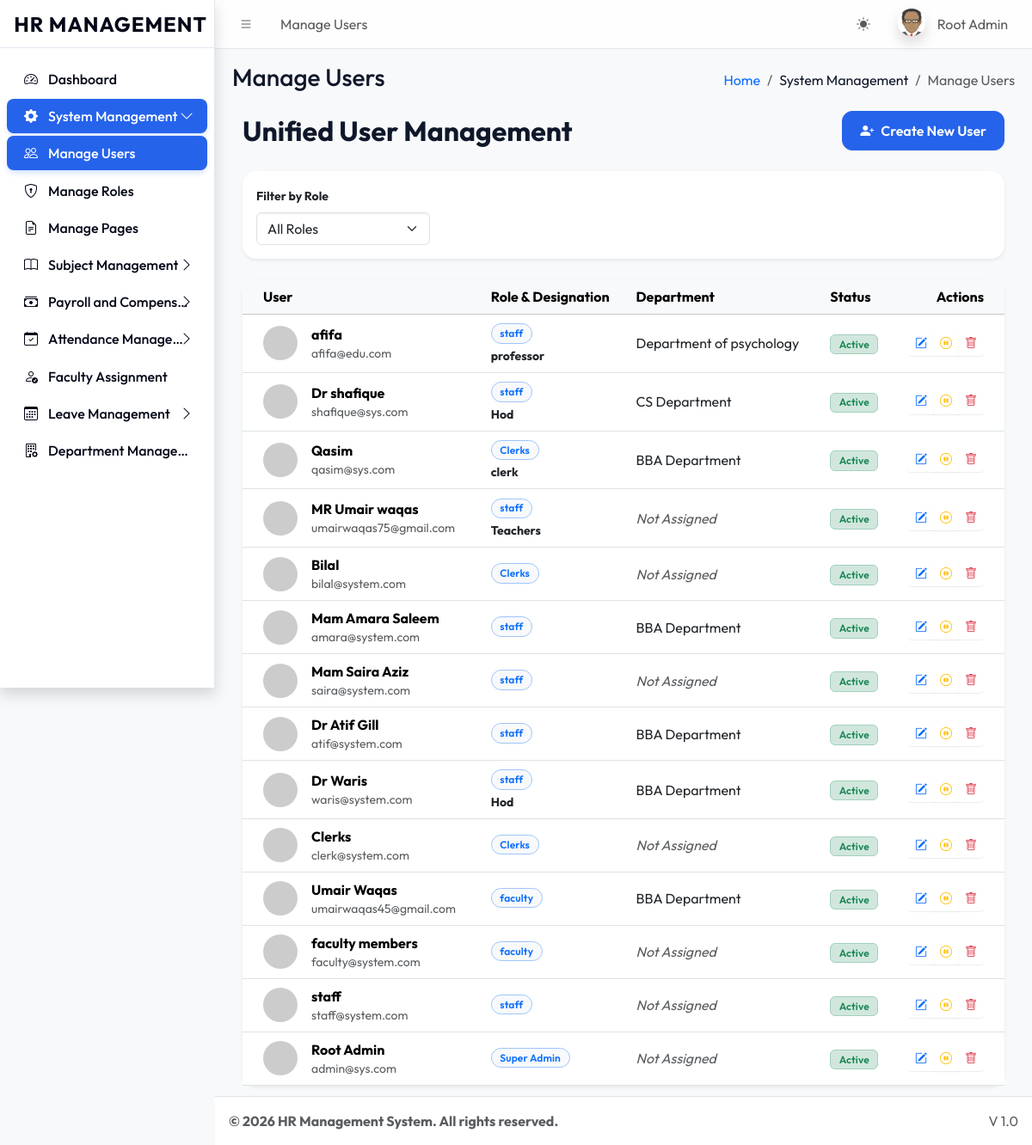
/dashboards/super_admin/manage_users.php (signed in), run on the app's committed database.
### tables this page shows
CREATE TABLE `sys_pages` (
  `id` int(11) NOT NULL,
  `parent_id` int(11) DEFAULT 0,
  `page_name` varchar(100) NOT NULL,
  `page_url` varchar(255) DEFAULT '#',
  `icon_class` varchar(50) DEFAULT 'bi bi-circle',
  `sort_order` int(11) DEFAULT 0
);

CREATE TABLE `users` (
  `id` int(11) NOT NULL,
  `name` varchar(100) NOT NULL,
  `email` varchar(100) NOT NULL,
  `password` varchar(255) NOT NULL,
  `role` varchar(50) NOT NULL,
  `identity_no` varchar(50) DEFAULT NULL,
  `registration_no` varchar(50) DEFAULT NULL,
  `is_active` tinyint(1) DEFAULT 1,
  `department_id` int(11) DEFAULT NULL,
  `biometric_id` varchar(100) DEFAULT NULL
);

CREATE TABLE `sys_roles` (
  `id` int(11) NOT NULL,
  `role_name` varchar(50) NOT NULL,
  `role_key` varchar(50) NOT NULL,
  `is_system_role` tinyint(1) DEFAULT 0 COMMENT '1=Cannot Delete',
  `is_suspended` tinyint(1) DEFAULT 0
);

CREATE TABLE `user_profiles` (
  `user_id` int(11) NOT NULL,
  `designation` varchar(150) DEFAULT NULL,
  `department_id` int(11) DEFAULT NULL,
  `joining_date` date DEFAULT NULL,
  `tenure_status` enum('Tenured','Non-Tenured','Not Applicable') DEFAULT 'Not Applicable',
  `confirmation_status` enum('Confirmed','Probation') DEFAULT 'Probation',
  `last_promotion_date` date DEFAULT NULL
);

CREATE TABLE `departments` (
  `id` int(11) NOT NULL,
  `name` varchar(100) NOT NULL,
  `code` varchar(10) NOT NULL,
  `created_at` timestamp NOT NULL DEFAULT current_timestamp(),
  `deleted_at` timestamp NULL DEFAULT NULL
);

### dashboards/super_admin/manage_users.php (the view, shortened to what this page needs)
<?php
require_once '../../core/db.php';
require_once '../../includes/header.php';
$whereSql = "WHERE 1=1";
$params = [];
$query = "SELECT u.*, r.role_name, p.designation, d.name as department_name, p.joining_date
          FROM users u
          JOIN sys_roles r ON u.role = r.role_key
          LEFT JOIN user_profiles p ON u.id = p.user_id
          LEFT JOIN departments d ON p.department_id = d.id
          $whereSql
          ORDER BY u.id DESC";
$stmt = $pdo->prepare($query);
$stmt->execute($params);
$usersList = $stmt->fetchAll();
?>
<div class="container-fluid">
    <div class="d-flex justify-content-between align-items-center mb-4">
        <h2 class="fw-bold mb-0">Unified User Management</h2>
        <button class="btn btn-primary" data-bs-toggle="modal" data-bs-target="#userModal" onclick="resetUserForm()">
            <i class="bi bi-person-plus-fill me-2"></i>Create New User
        </button>
    </div>
    <div class="card border-0 shadow-sm mb-4">
        <div class="card-body">
            <form method="GET" class="row g-3 align-items-end">
                <div class="col-md-3">
                    <label class="form-label small fw-bold">Filter by Role</label>
                    <select name="filter_role" class="form-select" onchange="this.form.submit()">
                        <option value="">All Roles</option>
                    </select>
                </div>
            </form>
        </div>
    </div>
    <div class="card border-0 shadow-sm">
        <div class="card-body p-0">
            <div class="table-responsive">
                <table class="table table-hover align-middle mb-0">
                    <thead class="table-light">
                        <tr>
                            <th class="ps-4">User</th>
                            <th>Role & Designation</th>
                            <th>Department</th>
                            <th>Status</th>
                            <th class="text-end pe-4">Actions</th>
                        </tr>
                    </thead>
                    <tbody>
                        <?php foreach($usersList as $u): ?>
                        <tr>
                            <td class="ps-4">
                                <div class="d-flex align-items-center">
                                    <img src="https://ui-avatars.com/api/?name=<?= urlencode($u['name']) ?>&background=random" class="rounded-circle me-3" width="40">
                                    <div>
                                        <div class="fw-bold"><?= htmlspecialchars($u['name']) ?></div>
                                        <div class="text-muted small"><?= htmlspecialchars($u['email']) ?></div>
                                    </div>
                                </div>
                            </td>
                            <td>
                                <span class="badge bg-light text-primary border border-primary-subtle rounded-pill mb-1"><?= htmlspecialchars($u['role_name']) ?></span>
                                <?php if($u['designation']): ?>
                                    <div class="small fw-bold text-dark"><?= htmlspecialchars($u['designation']) ?></div>
                                <?php endif; ?>
                            </td>
                            <td>
                                <?= $u['department_name'] ? '<span class="text-dark">'.$u['department_name'].'</span>' : '<span class="text-muted fst-italic">Not Assigned</span>' ?>
                            </td>
                            <td>
                                <?php if($u['is_active']): ?>
                                    <span class="badge bg-success-subtle text-success border border-success-subtle">Active</span>
                                <?php else: ?>
                                    <span class="badge bg-danger-subtle text-danger border border-danger-subtle">Suspended</span>
                                <?php endif; ?>
                            </td>
                            <td class="text-end pe-4">
                                <div class="btn-group btn-group-sm">
                                    <button class="btn btn-outline-primary border-0" onclick='editUser(<?= json_encode($u) ?>)' title="Edit Profile">
                                        <i class="bi bi-pencil-square"></i>
                                    </button>
                                    <a href="?toggle_status=<?= $u['id'] ?>&current=<?= $u['is_active'] ?>" class="btn btn-outline-warning border-0" title="<?= $u['is_active'] ? 'Suspend' : 'Activate' ?>">
                                        <i class="bi <?= $u['is_active'] ? 'bi-pause-circle' : 'bi-play-circle' ?>"></i>
                                    </a>
                                    <a href="?delete_user=<?= $u['id'] ?>" class="btn btn-outline-danger border-0" onclick="return confirm('Delete this user and their profile permanently?')" title="Delete">
                                        <i class="bi bi-trash"></i>
                                    </a>
                                </div>
                            </td>
                        </tr>
                        <?php endforeach; ?>
                    </tbody>
                </table>
            </div>
        </div>
    </div>
</div>
<?php require_once '../../includes/footer.php'; ?>

### includes/header.php (shortened to what this page needs)
<?php
require_once __DIR__ . '/../core/session.php';
$current_url = substr($_SERVER['SCRIPT_NAME'], strlen('/universal/'));
$pageStmt = $pdo->prepare("SELECT * FROM sys_pages WHERE page_url LIKE ? LIMIT 1");
$pageStmt->execute(["%$current_url%"]);
$currentPageData = $pageStmt->fetch();
$pageTitle = $currentPageData['page_name'] ?? 'Dashboard';
$pageId = $currentPageData['id'] ?? 0;
$breadcrumbs = [];
if ($currentPageData) {
    $crumbId = $currentPageData['id'];
    while($crumbId != 0) {
        $crumbStmt = $pdo->prepare("SELECT id, parent_id, page_name, page_url FROM sys_pages WHERE id = ?");
        $crumbStmt->execute([$crumbId]);
        $crumb = $crumbStmt->fetch();
        array_unshift($breadcrumbs, $crumb);
        $crumbId = $crumb['parent_id'];
    }
}
?>
<!DOCTYPE html>
<html lang="en"> <head>
    <link rel="stylesheet" href="<?= BASE_URL ?>assets/css/bootstrap.min.css" />
    <link rel="stylesheet" href="<?= BASE_URL ?>assets/css/bootstrap-icons.css" />
    <link rel="stylesheet" href="<?= BASE_URL ?>assets/css/adminlte.min.css" />
    <link rel="stylesheet" href="<?= BASE_URL ?>assets/css/custom_theme.css" />
</head>
<body class="layout-fixed sidebar-expand-lg bg-body-tertiary">
<div class="app-wrapper">
    <nav class="app-header navbar navbar-expand bg-body">
        <div class="container-fluid">
            <ul class="navbar-nav">
                <li class="nav-item"> <a class="nav-link" data-lte-toggle="sidebar" href="#" role="button"><i class="bi bi-list"></i></a> </li>
                <li class="nav-item d-none d-md-block"> <a href="#" class="nav-link"><?= $pageTitle ?></a> </li>
            </ul>
            <ul class="navbar-nav ms-auto">
                 <li class="nav-item">
                    <button class="btn btn-link nav-link" id="theme-toggle" type="button">
                        <i class="bi bi-sun-fill" id="theme-icon"></i>
                    </button>
                </li>
                <li class="nav-item dropdown user-menu">
                    <a href="#" class="nav-link dropdown-toggle" data-bs-toggle="dropdown">
                        <img src="<?= !empty($_SESSION['avatar']) ? $_SESSION['avatar'] : BASE_URL.'assets/img/avatar.png' ?>" class="user-image rounded-circle shadow" alt="User Image">
                        <span class="d-none d-md-inline ms-1"><?= htmlspecialchars($_SESSION['name']) ?></span>
                    </a>
                </li>
            </ul>
        </div>
    </nav>
    <?php include 'sidebar.php'; ?>
    <main class="app-main">
        <div class="app-content-header">
            <div class="container-fluid">
                <div class="row">
                    <div class="col-sm-6"><h3 class="mb-0"><?= $pageTitle ?></h3></div>
                    <div class="col-sm-6">
                        <ol class="breadcrumb float-sm-end">
                            <li class="breadcrumb-item"><a href="<?= BASE_URL ?>">Home</a></li>
                            <?php foreach($breadcrumbs as $b): ?>
                                <li class="breadcrumb-item <?= ($b['id'] == $pageId) ? 'active' : '' ?>">
                                    <?= htmlspecialchars($b['page_name']) ?>
                                </li>
                            <?php endforeach; ?>
                        </ol>
                    </div>
                </div>
            </div>
        </div>
        <div class="app-content">
            <div class="container-fluid">

### includes/sidebar.php
<aside class="app-sidebar shadow">
    <div class="sidebar-brand text-center py-4">
        <a href="<?= BASE_URL ?>index.php" class="brand-link text-decoration-none">
            <span class="brand-text fw-bold fs-4 text-primary" style="letter-spacing: 1px;">HR MANAGEMENT</span>
        </a>
    </div>
    <div class="sidebar-wrapper">
        <nav class="mt-2">
            <ul class="nav sidebar-menu flex-column" data-lte-toggle="treeview" role="menu" data-accordion="false">
                <?php
                function renderMenu($pdo, $parentId = 0, $userRole, $currentPath)
                {
                    $sql = "
                        SELECT p.* FROM sys_pages p
                        JOIN role_access ra ON p.id = ra.page_id
                        WHERE p.parent_id = ? AND ra.role_key = ?
                        ORDER BY p.sort_order ASC
                    ";
                    $stmt = $pdo->prepare($sql);
                    $stmt->execute([$parentId, $userRole]);
                    $items = $stmt->fetchAll();
                    foreach ($items as $item) {
                        $itemUrl = str_replace('\\', '/', $item['page_url']);
                        $childSql = "
                            SELECT p.* FROM sys_pages p
                            JOIN role_access ra ON p.id = ra.page_id
                            WHERE p.parent_id = ? AND ra.role_key = ?
                            ORDER BY p.sort_order ASC
                        ";
                        $childStmt = $pdo->prepare($childSql);
                        $childStmt->execute([$item['id'], $userRole]);
                        $children = $childStmt->fetchAll();
                        $hasChildren = count($children) > 0;
                        $isActive = ($currentPath === $itemUrl && $itemUrl !== '#');
                        $isExpanded = false;
                        if ($hasChildren) {
                            foreach ($children as $child) {
                                if ($currentPath === str_replace('\\', '/', $child['page_url'])) {
                                    $isExpanded = true;
                                    break;
                                }
                            }
                        }
                        $itemClass = "nav-item";
                        if ($hasChildren && $isExpanded) $itemClass .= " menu-open";
                        $linkClass = "nav-link";
                        if ($isActive || ($hasChildren && $isExpanded)) $linkClass .= " active";
                        echo '<li class="' . $itemClass . '">';
                        echo '<a href="' . ($hasChildren ? '#' : BASE_URL . $itemUrl) . '" class="' . $linkClass . '">';
                        echo '<i class="nav-icon ' . ($item['icon_class'] ?: 'bi bi-circle') . '"></i>';
                        echo '<p>' . htmlspecialchars($item['page_name']);
                        if ($hasChildren) {
                            echo '<i class="nav-arrow bi bi-chevron-right"></i>';
                        }
                        echo '</p></a>';
                        if ($hasChildren) {
                            echo '<ul class="nav nav-treeview">';
                            foreach ($children as $child) {
                                $childUrl = str_replace('\\', '/', $child['page_url']);
                                $isChildActive = ($currentPath === $childUrl);
                                echo '<li class="nav-item">';
                                echo '<a href="' . BASE_URL . $childUrl . '" class="nav-link ' . ($isChildActive ? 'active' : '') . '">';
                                echo '<i class="nav-icon ' . ($child['icon_class'] ?: 'bi bi-circle') . '"></i>';
                                echo '<p>' . htmlspecialchars($child['page_name']) . '</p>';
                                echo '</a></li>';
                            }
                            echo '</ul>';
                        }
                        echo '</li>';
                    }
                }
                $currentPath = str_replace('\\', '/', substr($_SERVER['SCRIPT_NAME'], strlen('/universal/')));
                renderMenu($pdo, 0, $_SESSION['role'], $currentPath);
                ?>
            </ul>
        </nav>
    </div>
</aside>

### assets/css/custom_theme.css (style rules this page uses)
:root { --primary-cobalt: #2563eb; --primary-cobalt-dark: #1d4ed8; --slate-50: #f8fafc; --slate-100: #f1f5f9; --slate-200: #e2e8f0; --slate-500: #64748b; --slate-800: #1e293b; --slate-900: #0f172a; --slate-950: #020617; }
body { font-family: var(--theme-font, 'Outfit', sans-serif); background-color: var(--slate-50); color: var(--slate-900); -webkit-font-smoothing: antialiased; }
.app-sidebar { background-color: var(--theme-sidebar-bg, #ffffff) !important; background-image: none !important; border-right: 1px solid var(--theme-card-border, #e2e8f0) !important; }
.sidebar-brand { border-bottom: 1px solid var(--theme-card-border, #e2e8f0) !important; }
.app-sidebar .brand-text, .app-sidebar .nav-link, .app-sidebar .nav-icon, .app-sidebar .nav-arrow { color: var(--theme-sidebar-accent, #020617) !important; font-weight: 500; }
.sidebar-menu .nav-link.active { background-color: var(--theme-primary-color, #2563eb) !important; color: #ffffff !important; box-shadow: 0 4px 6px -1px rgba(37, 99, 235, 0.2); border-radius: 0.5rem; }
.sidebar-menu .nav-link.active .nav-icon, .sidebar-menu .nav-link.active .nav-arrow { color: #ffffff !important; }
.app-header { background-color: var(--theme-navbar-bg, #ffffff) !important; border-bottom: 1px solid var(--theme-card-border, #e2e8f0) !important; backdrop-filter: blur(8px); background-color: rgba(255, 255, 255, 0.8) !important; }
.card { border: 1px solid var(--theme-card-border, #e2e8f0); border-radius: 1rem; box-shadow: 0 1px 3px 0 rgba(0, 0, 0, 0.05); background-color: #ffffff; }
.btn-primary { background-color: var(--theme-primary-color, #2563eb); border-color: var(--theme-primary-color, #2563eb); padding: 0.625rem 1.25rem; font-weight: 600; border-radius: 0.75rem; box-shadow: 0 1px 2px 0 rgba(0, 0, 0, 0.05); }
.badge { padding: 0.4em 0.8em; font-weight: 600; letter-spacing: 0.01em; }

### data on the page
sys_pages: page_name "Manage Users"
sys_pages: page_name "Dashboard"
sys_pages: page_name "System Management"
sys_pages: page_name "Manage Roles"
sys_pages: page_name "Manage Pages"
sys_pages: page_name "Subject Management"
sys_pages: page_name "Payroll and Compens…"
sys_pages: page_name "Attendance Manage…"
sys_pages: page_name "Faculty Assignment"
sys_pages: page_name "Leave Management"
sys_pages: page_name "Department Manage…"
users: name "afifa", email "afifa@edu.com", sys_roles.role_name "staff", user_profiles.designation "professor", department.name "Department of psychology", is_active "Active"
users: name "Dr shafique", email "shafique@sys.com", sys_roles.role_name "staff", user_profiles.designation "Hod", departments.name "CS Department", is_active "Active"
users: name "Qasim", email "qasim@sys.com", sys_roles.role_name "Clerks", user_profiles.designation "clerk", departments.name "BBA Department", is_active "Active"
users: name "MR Umair waqas", email "umairwaqas75@gmail.com", sys_roles.role_name "staff", user_profiles.designation "Teachers", shows "Not Assigned", is_active "Active"
users: name "Bilal", email "bilal@system.com", sys_roles.role_name "Clerks", shows "Not Assigned", is_active "Active"
users: name "Mam Amara Saleem", email "amara@system.com", sys_roles.role_name "staff", departments.name "BBA Department", is_active "Active"
users: name "Mam Saira Aziz", email "saira@system.com", sys_roles.role_name "staff", shows "Not Assigned", is_active "Active"
users: name "Dr Atif Gill", email "atif@system.com", sys_roles.role_name "staff", department.name "BBA Department", is_active "Active"
users: name "Dr Waris", email "waris@system.com", sys_roles.role_name "staff", user_profiles.designation "Hod", departments.name "BBA Department", is_active "Active"
users: name "Clerks", email "clerk@system.com", sys_roles.role_name "Clerks", shows "Not Assigned", is_active "Active"
users: name "Umair Waqas", email "umairwaqas45@gmail.com", sys_roles.role_name "faculty", departments.name "BBA Department", is_active "Active"
users: name "faculty members", email "faculty@system.com", sys_roles.role_name "faculty", shows "Not Assigned", is_active "Active"
users: name "staff", email "staff@system.com", sys_roles.role_name "staff", shows "Not Assigned", is_active "Active"
users: name "Root Admin", email "admin@sys.com", sys_roles.role_name "Super Admin", shows "Not Assigned", is_active "Active"

### other printed values
$_SESSION['name'] "Root Admin"
$settings['footer_text'] "© 2026 HR Management System. All rights reserved."
